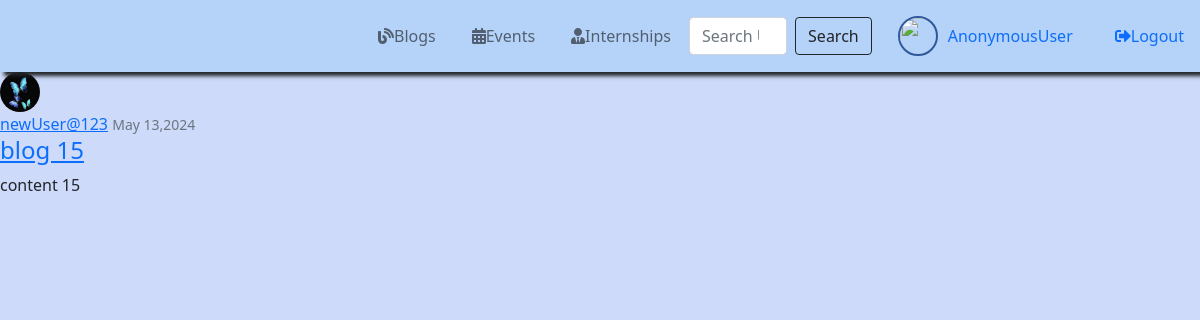
Page /home/post/25/ on the committed database.
### Home/models.py (models this page shows, shortened)
class Post(models.Model):
    title = models.CharField(max_length = 100)
    content = models.TextField()
    date_posted = models.DateTimeField(default=timezone.now)
    author = models.ForeignKey(User, on_delete=models.CASCADE)

### Signin/models.py (models this page shows, shortened)
class Profile(models.Model):
    user = models.OneToOneField(User, on_delete=models.CASCADE)
    image = models.ImageField(default='images/default.jpg',upload_to='profile_pics')

### Home/views.py (the view)
# urls.py: path('/post/<int:pk>/', PostDetailView.as_view(), name='post_detail'),
class PostDetailView(DetailView):
    model = Post
    template_name = 'post_detail.html'

### Home/templates/post_detail.html (shortened to what this page needs)
{% extends 'base.html' %}
{% block content %}
<img class="rounded-circle article-img" width="40px" height="40px" src="{{ post.author.profile.image.url }}">
<div class="media-body">
    <div class="article-metadata">
        <a class="mr-2" href="{% url 'user_posts' object.author.username %}">{{ post.author }}</a>
        <small class="text-muted">{{ post.date_posted|date:"F d,Y"}}</small>
    </div>
    <h4><a class="article-title" href="{% url 'post_detail' post.id %}">{{ post.title }}</a></h4>
    <p class="article-content">{{ post.content }}</p>
</div>
{% endblock %}

### Home/templates/base.html (style rules this page uses)
body { background-color: #cddafa; }
.article-img { margin-right: 10px; }

### rows in the picture
Post: author.profile.image (picture), author "newUser@123", date_posted "May 13,2024", title "blog 15", content "content 15"

### other values in the picture
{{ user }} "AnonymousUser"
